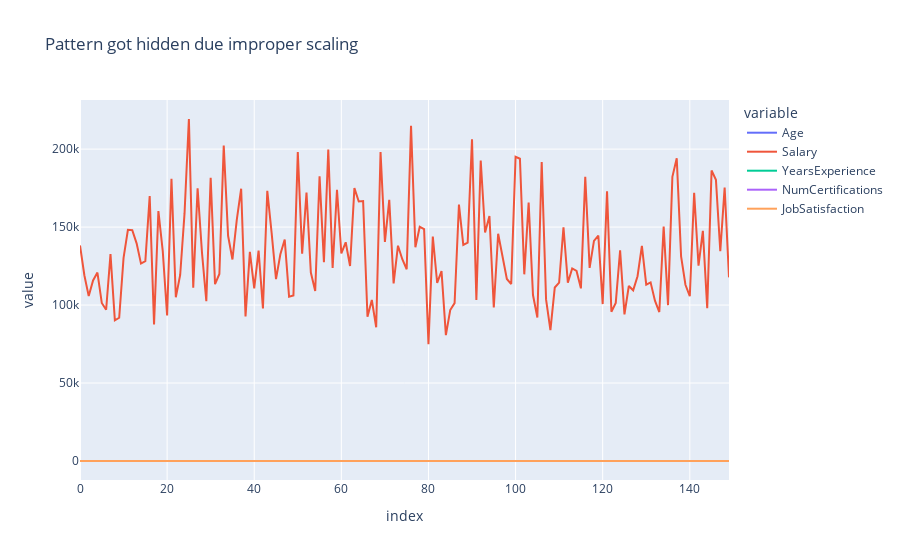

Notebook source saved alongside this figure:
### Code cell
# plt.figure(figsize=(14,6))
# plt.plot(df.index,df.Age)
# plt.plot(df.index,df.Salary)
# plt.plot(df.index,df.YearsExperience)
# plt.plot(df.index,df.NumCertifications)
# plt.show()

px.line(df.head(150),title='Pattern got hidden due improper scaling')

### Figure 1 — Plotly figure (JSON) as saved in the notebook; plotly's stock layout.template omitted (floating-point values rounded to 4 significant figures; data arrays with more than 128 entries replaced by an {"elided": "..."} marker saying what was removed)
{"data": [{"hovertemplate": "variable=Age<br>index=%{x}<br>value=%{y}<extra></extra>", "legendgroup": "Age", "line": {"color": "#636efa", "dash": "solid"}, "marker": {"symbol": "circle"}, "mode": "lines", "name": "Age", "orientation": "v", "showlegend": true, "type": "scatter", "x": {"elided": "150 int values"}, "xaxis": "x", "y": {"elided": "150 int values"}, "yaxis": "y"}, {"hovertemplate": "variable=Salary<br>index=%{x}<br>value=%{y}<extra></extra>", "legendgroup": "Salary", "line": {"color": "#EF553B", "dash": "solid"}, "marker": {"symbol": "circle"}, "mode": "lines", "name": "Salary", "orientation": "v", "showlegend": true, "type": "scatter", "x": {"elided": "150 int values"}, "xaxis": "x", "y": {"elided": "150 int values"}, "yaxis": "y"}, {"hovertemplate": "variable=YearsExperience<br>index=%{x}<br>value=%{y}<extra></extra>", "legendgroup": "YearsExperience", "line": {"color": "#00cc96", "dash": "solid"}, "marker": {"symbol": "circle"}, "mode": "lines", "name": "YearsExperience", "orientation": "v", "showlegend": true, "type": "scatter", "x": {"elided": "150 int values"}, "xaxis": "x", "y": {"elided": "150 int values"}, "yaxis": "y"}, {"hovertemplate": "variable=NumCertifications<br>index=%{x}<br>value=%{y}<extra></extra>", "legendgroup": "NumCertifications", "line": {"color": "#ab63fa", "dash": "solid"}, "marker": {"symbol": "circle"}, "mode": "lines", "name": "NumCertifications", "orientation": "v", "showlegend": true, "type": "scatter", "x": {"elided": "150 int values"}, "xaxis": "x", "y": {"elided": "150 int values"}, "yaxis": "y"}, {"hovertemplate": "variable=JobSatisfaction<br>index=%{x}<br>value=%{y}<extra></extra>", "legendgroup": "JobSatisfaction", "line": {"color": "#FFA15A", "dash": "solid"}, "marker": {"symbol": "circle"}, "mode": "lines", "name": "JobSatisfaction", "orientation": "v", "showlegend": true, "type": "scatter", "x": {"elided": "150 int values"}, "xaxis": "x", "y": {"elided": "150 int values"}, "yaxis": "y"}], "layout": {"autosize": true, "legend": {"title": {"text": "variable"}, "tracegroupgap": 0}, "title": {"text": "Pattern got hidden due improper scaling"}, "xaxis": {"anchor": "y", "autorange": true, "domain": [0, 1], "range": [0, 149], "title": {"text": "index"}, "type": "linear"}, "yaxis": {"anchor": "x", "autorange": true, "domain": [0, 1], "range": [-12180.0, 231500.0], "title": {"text": "value"}, "type": "linear"}}}
